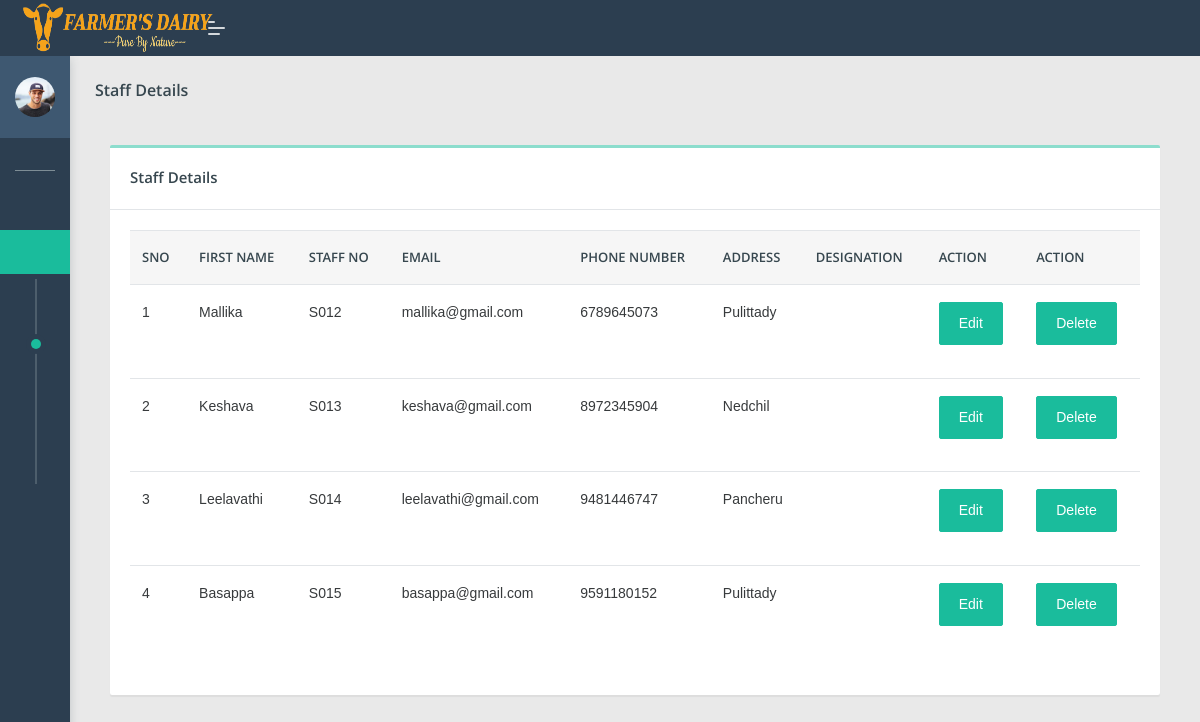
The page /dipo/viewstaff.php (signed in) on the database its author committed.
### tables this page shows
CREATE TABLE `add_staff` (
  `s_id` int(100) NOT NULL,
  `fname` varchar(100) NOT NULL,
  `lname` varchar(100) NOT NULL,
  `staffno` varchar(100) NOT NULL,
  `email` varchar(100) NOT NULL,
  `password` varchar(100) NOT NULL,
  `phno` bigint(100) NOT NULL,
  `address` varchar(100) NOT NULL,
  `city` varchar(100) NOT NULL,
  `state` varchar(100) NOT NULL,
  `pin_code` varchar(100) NOT NULL,
  `acc_no` varchar(100) NOT NULL,
  `ifsc_code` varchar(100) NOT NULL,
  `bank` varchar(100) NOT NULL,
  `dippoid` varchar(100) NOT NULL
);

### dipo/viewstaff.php (the view, shortened to what this page needs)
  <?php
if(isset($_SESSION['dippo']))
{
$dippo=$_SESSION['dippo'];
?>
 <!DOCTYPE html>
<html lang="en">
<head>
    <link rel="stylesheet" href="assets/css/style.css">
</head>
<body class="">
	<nav class="pcoded-navbar  ">
		<div class="navbar-wrapper  ">
			<div class="navbar-content scroll-div " >
					<div class="">
					<div class="main-menu-header">
						<img class="img-radius" src="assets/images/user/avatar-2.jpg" alt="User-Profile-Image">
						<div class="user-details">
						</div>
					</div>
				</div>
				<ul class="nav pcoded-inner-navbar ">
					<li class="nav-item pcoded-menu-caption">
					</li>
					<li class="nav-item">
					    <a href="main.php" class="nav-link "><span class="pcoded-micon"><i class="feather icon-home"></i></span><span class="pcoded-mtext">Dashboard</span></a>
					</li>
					<li class="nav-item pcoded-hasmenu">
					    <a href="#!" class="nav-link "><span class="pcoded-micon"><i class="feather icon-align-justify"></i></span><span class="pcoded-mtext">Staff Details</span></a>
					    <ul class="pcoded-submenu">
					    <li><a href="addstaff.php">Addstaff</a></li>
					<li><a href="viewstaff.php">Viewstaff</a></li>
					<li><a href="viewbank.php">Viewbank</a></li>
					<li> <a href="addsalary.php">AddSalary</a></li>
					<li><a href="viewsalary.php" >ViewSalary</a></li>
			          </ul>
					</li>
					<li class="nav-item pcoded-hasmenu">
					    <a href="#!" class="nav-link "><span class="pcoded-micon"><i class="feather icon-align-justify"></i></span><span class="pcoded-mtext">User Details</span></a>
					</li>
						<li class="nav-item pcoded-hasmenu">
					    <a href="#!" class="nav-link "><span class="pcoded-micon"><i class="feather icon-align-justify"></i></span><span class="pcoded-mtext">Milk Details</span></a>
					</li>
					<li class="nav-item pcoded-hasmenu">
					    <a href="#!" class="nav-link "><span class="pcoded-micon"><i class="feather icon-align-justify"></i></span><span class="pcoded-mtext">Facilities</span></a>
					</li>
                        <li class="nav-item">
					    <a href="viewfeedb.php" class="nav-link "><span class="pcoded-micon"><i class="feather icon-align-justify"></i></span><span class="pcoded-mtext">View feedback</span></a>
					</li>
				</ul>
			</div>
		</div>
	</nav>
	<header class="navbar pcoded-header navbar-expand-lg navbar-light header-dark">
				<div class="m-header">
					<a class="mobile-menu" id="mobile-collapse" href="#!"><span></span></a>
					<a href="#!" class="b-brand">
						<img src="assets/images/logo1.png" width="190px" height="50px" class="logo">
					</a>
				</div>
				<div class="collapse navbar-collapse">
					<ul class="navbar-nav mr-auto">
						<li class="nav-item">
							<a href="#!" class="pop-search"><i class="feather icon-search"></i></a>
						</li>
					</ul>
					<ul class="navbar-nav ml-auto">
						<li>
							<div class="dropdown drp-user">
								<a href="#" class="dropdown-toggle" data-toggle="dropdown">
									<i class="feather icon-user"></i>
								</a>
							</div>
						</li>
					</ul>
				</div>
	</header>
<section class="pcoded-main-container">
    <div class="pcoded-content">
       <div class="page-header">
            <div class="page-block">
                <div class="row align-items-center">
                    <div class="col-md-12">
                        <div class="page-header-title">
                            <h5 class="m-b-10">Staff Details</h5>
                        </div>
                    </div>
                </div>
            </div>
        </div>
            <div class="col-md-12">
                <div class="card">
                    <div class="card-header">
                        <h5>Staff Details</h5>
                    </div>
                    <div class="card-body table-border-style">
                        <div class="table-responsive">
                            <table class="table table-hover">
                                <thead>
                                    <tr>
                                        <th>Sno</th>
                                        <th>First Name</th>
                                        <th>Staff No</th>
										<th>Email</th>
										<th>Phone number</th>
										<th>Address</th>
										<th>designation</th>
										<th>Action</th>
										<th>Action</th>
                                    </tr>
                                </thead>
                                <tbody>
								<?php
								include 'config.php';
								$sql1="select * from add_staff where dippoid='$dippo'";
								$result1=mysqli_query($con,$sql1);
								$num1=mysqli_num_rows($result1);
								$sI=0;
								if($num1>0)
								{
									while($row1=mysqli_fetch_array($result1))
									{
										$sI+=1;
										$id=$row1[0];
										$fname=$row1['fname'];
										$staffno=$row1['staffno'];
										$email=$row1['email'];
										$phno=$row1['phno'];
										$address=$row1['address'];
										$designation=$row1['designation'];
								?>
                                    <tr>
									<td><?php echo $sI; ?></td>
									<td><?php echo $fname; ?></td>
									<td><?php echo $staffno; ?></td>
									<td><?php echo $email; ?></td>
									<td><?php echo $phno; ?></td>
									<td><?php echo $address; ?></td>
									<td><?php echo $designation; ?></td>
									<td>
									<div class="form-row">
							 <div class="form-group col-md-2">
                            <a href="editstaff.php?edid=<?php echo $id; ?>"  class="btn  btn-primary">Edit</a>
							</div>
							</div>
							</td>
							<td>
							<form action="#" method="post">
							<div class="form-row">
							<div class="form-group col-md-2">
                            <button type="submit" name="delete" class="btn  btn-primary">Delete</button>
							</div>
							</div>
							</form>
							</td>
							</tr>
									   <?php
									}
								}
								?>
                                </tbody>
                            </table>
						</div>
                    </div>
                </div>
            </div>
        </div>
</section>
</body>
</html>
<?php
}
else
{
	echo "<script> location.href='../index.php'; </script>";
}
?>

### rows shown on the page
add_staff: fname "Mallika", staffno "S012", email "mallika@gmail.com", phno "6789645073", address "Pulittady"
add_staff: fname "Keshava", staffno "S013", email "keshava@gmail.com", phno "8972345904", address "Nedchil"
add_staff: fname "Leelavathi", staffno "S014", email "leelavathi@gmail.com", phno "9481446747", address "Pancheru"
add_staff: fname "Basappa", staffno "S015", email "basappa@gmail.com", phno "9591180152", address "Pulittady"
